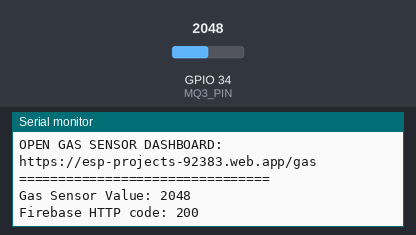
Recording of a sketch running on a simulated ESP32. Shown: the last lines printed to the serial monitor. The test bench sets the inputs (shaded band); at power-on: GPIO 34 (MQ3_PIN) = 2048. WiFi joins after 1.5 s; servers stay silent unless stated; uploads are accepted with an empty reply.

Above: at 12.7 s.
12.8 s: GPIO 34 (MQ3_PIN) set to 2866
At 13.87 s:
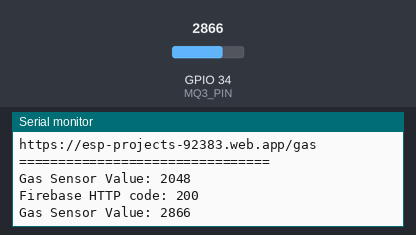
15.4 s: GPIO 34 (MQ3_PIN) set to 3603
At 16.5 s:
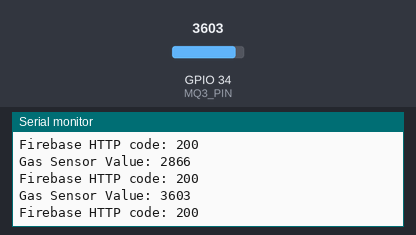
Timing chart, 0 to 18.4 s (numbered marks = the images above; inputs shaded):
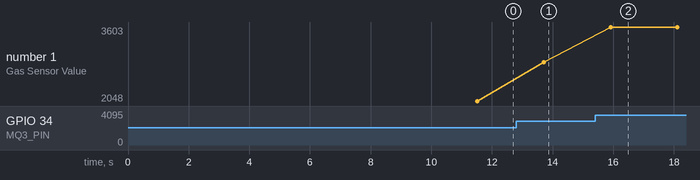

Measured:
- after the input at 12.8 s, the serial monitor: prints a new line after 0.92 s (image 1)
- after the input at 15.4 s, the serial monitor: prints a new line after 0.52 s (image 2)
- plotted number 1: 2048 → 2866 after the input at 12.8 s, 2866 → 3603 after the input at 15.4 s

The sketch:

Gas_Sensor.ino
```cpp
#include <WiFi.h>
#include <HTTPClient.h>

// -------- WiFi Credentials --------
#define WIFI_SSID "Vivo Y21e"
#define WIFI_PASSWORD "123456789"

// -------- Firebase REST --------
#define FIREBASE_HOST "https://esp-projects-92383-default-rtdb.firebaseio.com"
#define FIREBASE_SECRET "npuRerfKNuU8nUmAM2XZVsgVFsfJQXNSXDdIerLH"

// -------- MQ-3 Gas Sensor --------
#define MQ3_PIN 34   // Analog pin (ADC)

// Read MQ-3 value
int getGasValue() {
  return analogRead(MQ3_PIN); // 0–4095
}

void setup() {
  Serial.begin(115200);

  // MQ-3 warm-up (important)
  Serial.println("Warming up MQ-3 sensor...");
  delay(10000);
  Serial.println("MQ-3 Sensor Ready");

  // WiFi connect
  WiFi.begin(WIFI_SSID, WIFI_PASSWORD);
  Serial.print("Connecting to WiFi");

  while (WiFi.status() != WL_CONNECTED) {
    delay(500);
    Serial.print(".");
  }

  Serial.println("\nWiFi Connected");
  Serial.print("ESP32 IP: ");
  Serial.println(WiFi.localIP());

  // 🔗 Clickable dashboard link
  Serial.println("================================");
  Serial.println("OPEN GAS SENSOR DASHBOARD:");
  Serial.println("https://esp-projects-92383.web.app/gas");
  Serial.println("================================");
}

void loop() {
  int gasValue = getGasValue();

  Serial.print("Gas Sensor Value: ");
  Serial.println(gasValue);

  if (WiFi.status() == WL_CONNECTED) {
    HTTPClient http;

    // Standardized database path
    String url = String(FIREBASE_HOST) +
      "/sensors/gas/value.json?auth=" +
      FIREBASE_SECRET;

    http.begin(url);
    http.addHeader("Content-Type", "application/json");

    int httpCode = http.PUT(String(gasValue));

    Serial.print("Firebase HTTP code: ");
    Serial.println(httpCode);

    http.end();
  } else {
    Serial.println("WiFi disconnected");
  }

  delay(2000); // update every 2 seconds
}
```
